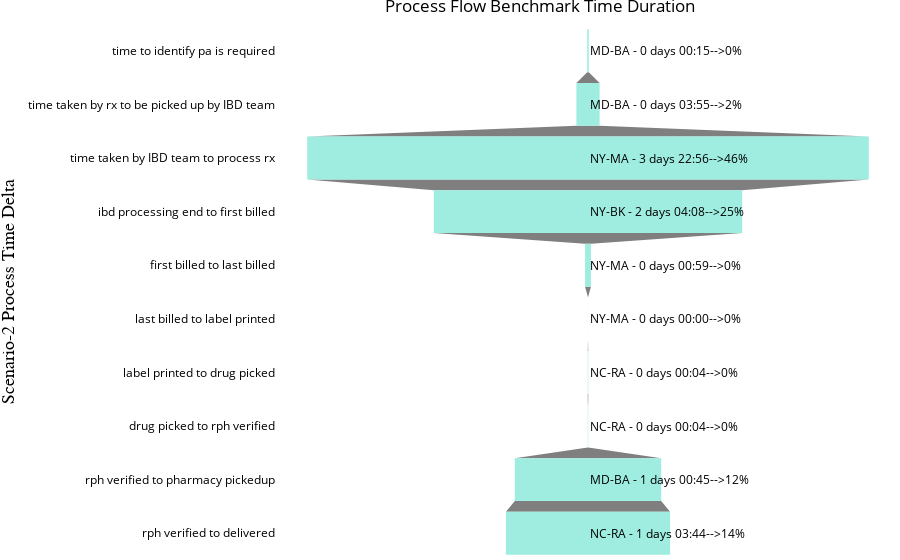

The notebook cell saved with this chart:
### Code cell
fig = make_subplots()
fig.layout.coloraxis.colorbar.title = 'another title'

fig.add_trace(
    go.Funnel(
    y = variable_names,
    x = values_to_be_used,showlegend=False,
    textposition='none',
        #name='Continous Process',
        marker = {"color": [green_color, green_color, green_color, green_color, green_color,\
                           green_color, green_color, green_color,green_color,green_color,green_color]}))


for i,y,k in zip(variable_names,annotation_names,per_annot):
    fig.add_annotation(y=i,xanchor='left',
                text=y+'-->'+str(k)+'%',align='right',showarrow=False)

fig.update_layout(margin={"r":0,"t":24,"l":0,"b":0},paper_bgcolor='rgb(255,255,255)',plot_bgcolor='rgba(0,0,0,0)',
                  title={'text':'Process Flow Benchmark Time Duration','xanchor': 'center','x':0.6,
},font=dict(color='black'),
                  
xaxis=dict(
    title='x Axis',
    titlefont=dict(
        family='Arial',
        size=18,
        color='black'
    )
),
yaxis=dict(
    title='Scenario-2 Process Time Delta',
    titlefont=dict(
        family='Arial',
        size=18,
        color='black'
    )
))


fig.write_image(output_distribution_sce_2 + "Scenario_2_min_refill.png") #pip install -U kaleido & restart jupyter

fig.show()

### Figure 1 — Plotly figure (JSON) as saved in the notebook; plotly's stock layout.template omitted (floating-point values rounded to 4 significant figures)
{"data": [{"marker": {"color": ["#9EEDE0", "#9EEDE0", "#9EEDE0", "#9EEDE0", "#9EEDE0", "#9EEDE0", "#9EEDE0", "#9EEDE0", "#9EEDE0", "#9EEDE0", "#9EEDE0"]}, "showlegend": false, "textposition": "none", "type": "funnel", "x": [959000000000, 14116000000000, 341789000000000, 187688000000000, 3578000000000, 20000000000, 296000000000, 257000000000, 89103000000000, 99870000000000], "y": ["time to identify pa is required", "time taken by rx to be picked up by IBD team", "time taken by IBD team to process rx", "ibd processing end to first billed", "first billed to last billed", "last billed to label printed", "label printed to drug picked", "drug picked to rph verified", "rph verified to pharmacy pickedup", "rph verified to delivered"]}], "layout": {"annotations": [{"align": "right", "showarrow": false, "text": "MD-BA - 0 days 00:15-->0%", "xanchor": "left", "y": "time to identify pa is required"}, {"align": "right", "showarrow": false, "text": "MD-BA - 0 days 03:55-->2%", "xanchor": "left", "y": "time taken by rx to be picked up by IBD team"}, {"align": "right", "showarrow": false, "text": "NY-MA - 3 days 22:56-->46%", "xanchor": "left", "y": "time taken by IBD team to process rx"}, {"align": "right", "showarrow": false, "text": "NY-BK - 2 days 04:08-->25%", "xanchor": "left", "y": "ibd processing end to first billed"}, {"align": "right", "showarrow": false, "text": "NY-MA - 0 days 00:59-->0%", "xanchor": "left", "y": "first billed to last billed"}, {"align": "right", "showarrow": false, "text": "NY-MA - 0 days 00:00-->0%", "xanchor": "left", "y": "last billed to label printed"}, {"align": "right", "showarrow": false, "text": "NC-RA - 0 days 00:04-->0%", "xanchor": "left", "y": "label printed to drug picked"}, {"align": "right", "showarrow": false, "text": "NC-RA - 0 days 00:04-->0%", "xanchor": "left", "y": "drug picked to rph verified"}, {"align": "right", "showarrow": false, "text": "MD-BA - 1 days 00:45-->12%", "xanchor": "left", "y": "rph verified to pharmacy pickedup"}, {"align": "right", "showarrow": false, "text": "NC-RA - 1 days 03:44-->14%", "xanchor": "left", "y": "rph verified to delivered"}], "coloraxis": {"colorbar": {"title": {"text": "another title"}}}, "font": {"color": "black"}, "margin": {"b": 0, "l": 0, "r": 0, "t": 24}, "paper_bgcolor": "rgb(255,255,255)", "plot_bgcolor": "rgba(0,0,0,0)", "title": {"text": "Process Flow Benchmark Time Duration", "x": 0.6, "xanchor": "center"}, "xaxis": {"anchor": "y", "domain": [0, 1], "title": {"font": {"color": "black", "family": "Arial", "size": 18}, "text": "x Axis"}}, "yaxis": {"anchor": "x", "domain": [0, 1], "title": {"font": {"color": "black", "family": "Arial", "size": 18}, "text": "Scenario-2 Process Time Delta"}}}}
